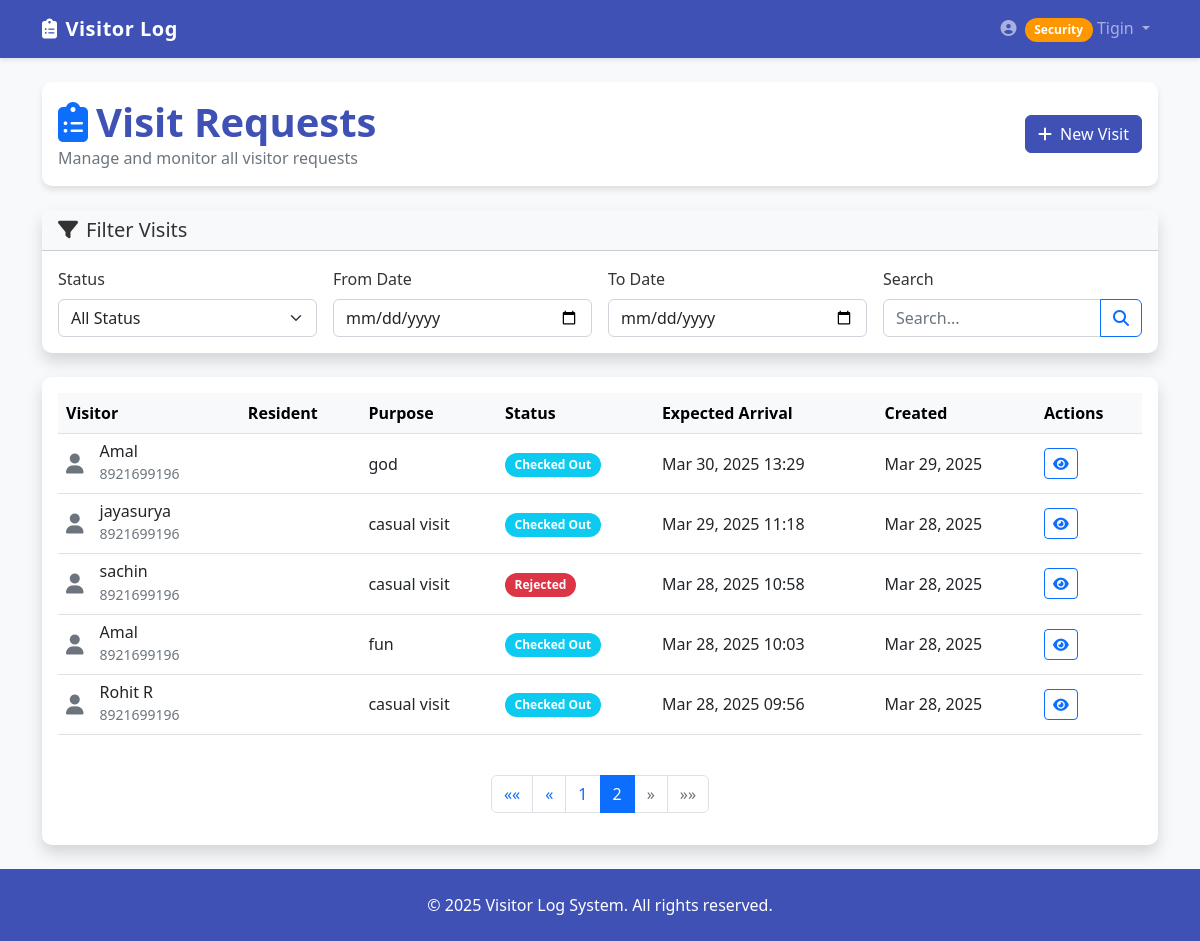
/visits/list/?page=2 (signed in), run on the app's committed database.
### users/models.py (models this page shows, shortened)
class CustomUser(AbstractUser):
    class Role(models.TextChoices):
        ADMIN = 'ADMIN', 'Admin'
        RESIDENT = 'RESIDENT', 'Resident'
        SECURITY = 'SECURITY', 'Security'
    role = models.CharField(
        max_length=10,
        choices=Role.choices,
        default=Role.RESIDENT
    )

### visits/models.py (models this page shows, shortened)
class Visit(models.Model):
    STATUS_CHOICES = (
        ('PENDING', 'Pending'),
        ('APPROVED', 'Approved'),
        ('REJECTED', 'Rejected'),
        ('CHECKED_IN', 'Checked In'),
        ('CHECKED_OUT', 'Checked Out'),
        ('CANCELLED', 'Cancelled'),
    )
    resident = models.ForeignKey(
        settings.AUTH_USER_MODEL,
        on_delete=models.CASCADE,
        related_name='resident_visits',
        limit_choices_to={'role': 'RESIDENT'}
    )
    visitor_name = models.CharField(max_length=100)
    visitor_phone = models.CharField(max_length=20, blank=True, null=True)
    visitor_email = models.EmailField(blank=True, null=True)
    purpose = models.CharField(max_length=200)
    status = models.CharField(max_length=20, choices=STATUS_CHOICES, default='PENDING')
    requested_by = models.ForeignKey(
        settings.AUTH_USER_MODEL,
        on_delete=models.CASCADE,
        related_name='requested_visits',
        limit_choices_to={'role': 'SECURITY'},
        null=True,  # Make this field optional to fix the issue
        blank=True
    )
    requested_at = models.DateTimeField(auto_now_add=True)
    expected_arrival = models.DateTimeField(null=True, blank=True)
    entry_time = models.DateTimeField(null=True, blank=True)
    exit_time = models.DateTimeField(null=True, blank=True)
    approval_time = models.DateTimeField(null=True, blank=True)
    rejection_reason = models.TextField(blank=True, null=True)
    notes = models.TextField(blank=True, null=True)
    class Meta:
        ordering = ['-requested_at']

### users/views.py (the view)
        def wrapper(request, *args, **kwargs):
            if request.user.is_authenticated and request.user.role in allowed_roles:
                return view_func(request, *args, **kwargs)
            messages.error(request, 'You do not have permission to access this page.')
            return redirect('dashboard')

### visits/templates/visits/visit_list.html (shortened to what this page needs)
{% extends "base.html" %}
{% load static %}
{% block content %}
<div class="container">
    <div class="row mb-4">
        <div class="col-12">
            <div class="card">
                <div class="card-body d-flex justify-content-between align-items-center">
                    <div>
                        <h1 class="card-title mb-0">
                            <i class="fas fa-clipboard-list text-primary me-2"></i>Visit Requests
                        </h1>
                        <p class="text-muted mb-0">Manage and monitor all visitor requests</p>
                    </div>
                    <a href="{% url 'create_visit_request' %}" class="btn btn-primary">
                        <i class="fas fa-plus me-2"></i>New Visit
                    </a>
                </div>
            </div>
        </div>
    </div>
    <div class="row">
        <div class="col-12">
            <div class="card shadow mb-4">
                <div class="card-header bg-light">
                    <h5 class="mb-0">
                        <i class="fas fa-filter me-2"></i>Filter Visits
                    </h5>
                </div>
                <div class="card-body">
                    <form method="get" class="row g-3">
                        <div class="col-md-3">
                            <label for="{{ filter_form.status.id_for_label }}" class="form-label">Status</label>
                            <select name="{{ filter_form.status.name }}" id="{{ filter_form.status.id_for_label }}" class="form-select">
                                {% for value, text in filter_form.fields.status.choices %}
                                    <option value="{{ value }}" {% if filter_form.status.value == value %}selected{% endif %}>{{ text }}</option>
                                {% endfor %}
                            </select>
                        </div>
                        <div class="col-md-3">
                            <label for="{{ filter_form.from_date.id_for_label }}" class="form-label">From Date</label>
                            <input type="date" name="{{ filter_form.from_date.name }}" id="{{ filter_form.from_date.id_for_label }}" class="form-control" value="{{ filter_form.from_date.value|default:'' }}">
                        </div>
                        <div class="col-md-3">
                            <label for="{{ filter_form.to_date.id_for_label }}" class="form-label">To Date</label>
                            <input type="date" name="{{ filter_form.to_date.name }}" id="{{ filter_form.to_date.id_for_label }}" class="form-control" value="{{ filter_form.to_date.value|default:'' }}">
                        </div>
                        <div class="col-md-3">
                            <label for="{{ filter_form.search.id_for_label }}" class="form-label">Search</label>
                            <div class="input-group">
                                <input type="text" name="{{ filter_form.search.name }}" id="{{ filter_form.search.id_for_label }}" class="form-control" placeholder="Search..." value="{{ filter_form.search.value|default:'' }}">
                                <button class="btn btn-outline-primary" type="submit">
                                    <i class="fas fa-search"></i>
                                </button>
                            </div>
                        </div>
                    </form>
                </div>
            </div>
            <div class="card shadow">
                <div class="card-body">
                    <div class="table-responsive">
                        <table class="table table-hover align-middle">
                            <thead class="table-light">
                                <tr>
                                    <th scope="col">Visitor</th>
                                    <th scope="col">Resident</th>
                                    <th scope="col">Purpose</th>
                                    <th scope="col">Status</th>
                                    <th scope="col">Expected Arrival</th>
                                    <th scope="col">Created</th>
                                    <th scope="col">Actions</th>
                                </tr>
                            </thead>
                            <tbody>
                                {% for visit in page_obj %}
                                <tr>
                                    <td>
                                        <div class="d-flex align-items-center">
                                            <div class="avatar avatar-circle">
                                                <i class="fas fa-user fa-lg text-secondary"></i>
                                            </div>
                                            <div class="ms-3">
                                                <h6 class="mb-0">{{ visit.visitor_name }}</h6>
                                                {% if visit.visitor_phone %}
                                                <small class="text-muted">{{ visit.visitor_phone }}</small>
                                                {% endif %}
                                            </div>
                                        </div>
                                    </td>
                                    <td>{{ visit.resident.get_full_name }}</td>
                                    <td>{{ visit.purpose|truncatechars:30 }}</td>
                                    <td>
                                        {% if visit.status == 'PENDING' %}
                                            <span class="badge bg-warning">Pending</span>
                                        {% elif visit.status == 'APPROVED' %}
                                            <span class="badge bg-success">Approved</span>
                                        {% elif visit.status == 'REJECTED' %}
                                            <span class="badge bg-danger">Rejected</span>
                                        {% elif visit.status == 'CHECKED_IN' %}
                                            <span class="badge bg-primary">Checked In</span>
                                        {% elif visit.status == 'CHECKED_OUT' %}
                                            <span class="badge bg-info">Checked Out</span>
                                        {% elif visit.status == 'CANCELLED' %}
                                            <span class="badge bg-secondary">Cancelled</span>
                                        {% endif %}
                                    </td>
                                    <td>{{ visit.expected_arrival|date:"M d, Y H:i" }}</td>
                                    <td>{{ visit.requested_at|date:"M d, Y" }}</td>
                                    <td>
                                        <div class="btn-group" role="group">
                                            <a href="{% url 'visit_detail' visit.id %}" class="btn btn-sm btn-outline-primary">
                                                <i class="fas fa-eye"></i>
                                            </a>
                                        </div>
                                    </td>
                                </tr>
                                {% endfor %}
                            </tbody>
                        </table>
                    </div>
                    {% if page_obj.has_other_pages %}
                    <nav aria-label="Page navigation" class="mt-4">
                        <ul class="pagination justify-content-center">
                            {% if page_obj.has_previous %}
                                <li class="page-item">
                                    <a class="page-link" href="?page=1{% for key, value in request.GET.items %}{% if key != 'page' %}&{{ key }}={{ value }}{% endif %}{% endfor %}" aria-label="First">
                                        <span aria-hidden="true">&laquo;&laquo;</span>
                                    </a>
                                </li>
                                <li class="page-item">
                                    <a class="page-link" href="?page={{ page_obj.previous_page_number }}{% for key, value in request.GET.items %}{% if key != 'page' %}&{{ key }}={{ value }}{% endif %}{% endfor %}" aria-label="Previous">
                                        <span aria-hidden="true">&laquo;</span>
                                    </a>
                                </li>
                            {% endif %}
                            {% for i in page_obj.paginator.page_range %}
                                {% if page_obj.number == i %}
                                    <li class="page-item active"><a class="page-link" href="#">{{ i }}</a></li>
                                {% elif i > page_obj.number|add:'-3' and i < page_obj.number|add:'3' %}
                                    <li class="page-item"><a class="page-link" href="?page={{ i }}{% for key, value in request.GET.items %}{% if key != 'page' %}&{{ key }}={{ value }}{% endif %}{% endfor %}">{{ i }}</a></li>
                                {% endif %}
                            {% endfor %}
                            {% if page_obj.has_next %}
                                <li class="page-item">
                                    <a class="page-link" href="?page={{ page_obj.next_page_number }}{% for key, value in request.GET.items %}{% if key != 'page' %}&{{ key }}={{ value }}{% endif %}{% endfor %}" aria-label="Next">
                                        <span aria-hidden="true">&raquo;</span>
                                    </a>
                                </li>
                                <li class="page-item">
                                    <a class="page-link" href="?page={{ page_obj.paginator.num_pages }}{% for key, value in request.GET.items %}{% if key != 'page' %}&{{ key }}={{ value }}{% endif %}{% endfor %}" aria-label="Last">
                                        <span aria-hidden="true">&raquo;&raquo;</span>
                                    </a>
                                </li>
                            {% else %}
                                <li class="page-item disabled">
                                    <a class="page-link" href="#" aria-label="Next">
                                        <span aria-hidden="true">&raquo;</span>
                                    </a>
                                </li>
                                <li class="page-item disabled">
                                    <a class="page-link" href="#" aria-label="Last">
                                        <span aria-hidden="true">&raquo;&raquo;</span>
                                    </a>
                                </li>
                            {% endif %}
                        </ul>
                    </nav>
                    {% endif %}
                </div>
            </div>
        </div>
    </div>
</div>
{% endblock %}

### users/templates/base.html (shortened to what this page needs)
<!DOCTYPE html>
<html lang="en">
<head>
    <link href="https://cdn.jsdelivr.net/npm/bootstrap@5.2.3/dist/css/bootstrap.min.css" rel="stylesheet">
    <link rel="stylesheet" href="https://cdnjs.cloudflare.com/ajax/libs/font-awesome/6.1.1/css/all.min.css">
</head>
<body>
    <nav class="navbar navbar-expand-lg navbar-dark">
        <div class="container">
            <a class="navbar-brand" href="{% url 'dashboard' %}">
                <i class="fas fa-clipboard-list me-2"></i>Visitor Log
            </a>
            <div class="collapse navbar-collapse" id="navbarNav">
                <ul class="navbar-nav ms-auto">
                    {% if user.is_authenticated %}
                        <li class="nav-item dropdown">
                            <a class="nav-link dropdown-toggle" href="#" id="navbarDropdown" role="button"
                                data-bs-toggle="dropdown" aria-expanded="false">
                                <i class="fas fa-user-circle me-1"></i>
                                {% if user.role == 'ADMIN' %}
                                    <span class="badge admin-role">Admin</span>
                                {% elif user.role == 'SECURITY' %}
                                    <span class="badge security-role">Security</span>
                                {% elif user.role == 'RESIDENT' %}
                                    <span class="badge resident-role">Resident</span>
                                {% endif %}
                                {{ user.username }}
                            </a>
                        </li>
                    {% else %}
                        <li class="nav-item">
                            <a class="nav-link" href="{% url 'login' %}">
                                <i class="fas fa-sign-in-alt me-1"></i>Login
                            </a>
                        </li>
                    {% endif %}
                </ul>
            </div>
        </div>
    </nav>
    <main class="py-4">
        {% block content %}{% endblock %}
    </main>
    <footer class="footer">
        <div class="container text-center">
            <p class="mb-0">© 2025 Visitor Log System. All rights reserved.</p>
        </div>
    </footer>
</body>
</html>

### data on the page
CustomUser: username "Tigin"
Visit: visitor_name "Amal", visitor_phone "8921699196", purpose "god", status "Checked Out", expected_arrival "Mar 30, 2025 13:29", requested_at "Mar 29, 2025"
Visit: visitor_name "jayasurya", visitor_phone "8921699196", purpose "casual visit", status "Checked Out", expected_arrival "Mar 29, 2025 11:18", requested_at "Mar 28, 2025"
Visit: visitor_name "sachin", visitor_phone "8921699196", purpose "casual visit", status "Rejected", expected_arrival "Mar 28, 2025 10:58", requested_at "Mar 28, 2025"
Visit: visitor_name "Amal", visitor_phone "8921699196", purpose "fun", status "Checked Out", expected_arrival "Mar 28, 2025 10:03", requested_at "Mar 28, 2025"
Visit: visitor_name "Rohit R", visitor_phone "8921699196", purpose "casual visit", status "Checked Out", expected_arrival "Mar 28, 2025 09:56", requested_at "Mar 28, 2025"

### other printed values
{{ i }} "1"
{{ i }} "2"
form field status "All Status"
